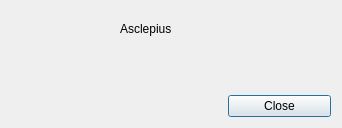
<?xml version="1.0" encoding="UTF-8"?>
<ui version="4.0">
 <class>AboutDialog</class>
 <widget class="QDialog" name="AboutDialog">
  <property name="geometry">
   <rect>
    <x>0</x>
    <y>0</y>
    <width>342</width>
    <height>128</height>
   </rect>
  </property>
  <property name="windowTitle">
   <string>Dialog</string>
  </property>
  <layout class="QGridLayout" name="gridLayout">
   <item row="2" column="2">
    <widget class="QPushButton" name="pushButtonClose">
     <property name="text">
      <string>Close</string>
     </property>
    </widget>
   </item>
   <item row="0" column="1" colspan="2">
    <widget class="QLabel" name="label_2">
     <property name="text">
      <string>Asclepius</string>
     </property>
     <property name="alignment">
      <set>Qt::AlignLeading|Qt::AlignLeft|Qt::AlignVCenter</set>
     </property>
    </widget>
   </item>
   <item row="0" column="0" rowspan="2">
    <widget class="QLabel" name="label">
     <property name="text">
      <string/>
     </property>
     <property name="pixmap">
      <pixmap resource="../resources.qrc">:/view/images/confetti.ico</pixmap>
     </property>
    </widget>
   </item>
  </layout>
 </widget>
 <resources>
  <include location="../resources.qrc"/>
 </resources>
 <connections/>
</ui>
